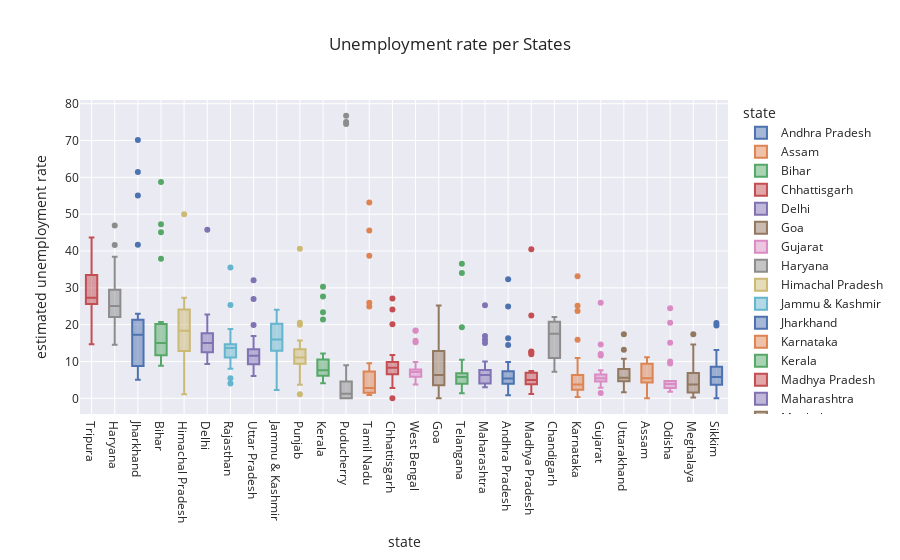

Notebook code for this chart:
### Code cell
#Boxplot of Unemployment rate per States
fig = px.box(df, x='state', y='estimated unemployment rate', color='state', title='Unemployment rate per States', template='seaborn')

# Updating the x-axis category order to be in descending total
fig.update_layout(xaxis={'categoryorder': 'total descending'})
fig.show()

### Figure 1 — Plotly figure (JSON) as saved in the notebook; plotly's stock layout.template omitted (floating-point values rounded to 4 significant figures)
{"data": [{"alignmentgroup": "True", "hovertemplate": "state=%{x}<br>estimated unemployment rate=%{y}<extra></extra>", "legendgroup": "Andhra Pradesh", "marker": {"color": "rgb(76,114,176)"}, "name": "Andhra Pradesh", "notched": false, "offsetgroup": "Andhra Pradesh", "orientation": "v", "showlegend": true, "type": "box", "x": ["Andhra Pradesh", "Andhra Pradesh", "Andhra Pradesh", "Andhra Pradesh", "Andhra Pradesh", "Andhra Pradesh", "Andhra Pradesh", "Andhra Pradesh", "Andhra Pradesh", "Andhra Pradesh", "Andhra Pradesh", "Andhra Pradesh", "Andhra Pradesh", "Andhra Pradesh", "Andhra Pradesh", "Andhra Pradesh", "Andhra Pradesh", "Andhra Pradesh", "Andhra Pradesh", "Andhra Pradesh", "Andhra Pradesh", "Andhra Pradesh", "Andhra Pradesh", "Andhra Pradesh", "Andhra Pradesh", "Andhra Pradesh", "Andhra Pradesh", "Andhra Pradesh"], "x0": " ", "xaxis": "x", "y": [3.65, 3.05, 3.75, 3.32, 5.17, 3.52, 4.12, 4.38, 4.84, 5.91, 4.06, 16.29, 14.46, 0.85, 6.09, 3.8, 5.64, 4.61, 6.01, 4.7, 7.54, 7.88, 7.11, 5.66, 9.88, 32.3, 24.91, 5.86], "y0": " ", "yaxis": "y"}, {"alignmentgroup": "True", "hovertemplate": "state=%{x}<br>estimated unemployment rate=%{y}<extra></extra>", "legendgroup": "Assam", "marker": {"color": "rgb(221,132,82)"}, "name": "Assam", "notched": false, "offsetgroup": "Assam", "orientation": "v", "showlegend": true, "type": "box", "x": ["Assam", "Assam", "Assam", "Assam", "Assam", "Assam", "Assam", "Assam", "Assam", "Assam", "Assam", "Assam", "Assam", "Assam", "Assam", "Assam", "Assam", "Assam", "Assam", "Assam", "Assam", "Assam", "Assam", "Assam", "Assam", "Assam"], "x0": " ", "xaxis": "x", "y": [4.29, 5.08, 4.26, 5.79, 4.46, 4.65, 4.66, 4.29, 3.26, 3.77, 9.38, 0, 7.87, 9.89, 3.21, 10.39, 9.26, 11.17, 6.31, 5.02, 7.24, 9.98, 10.34, 8.37, 10.77, 3.42], "y0": " ", "yaxis": "y"}, {"alignmentgroup": "True", "hovertemplate": "state=%{x}<br>estimated unemployment rate=%{y}<extra></extra>", "legendgroup": "Bihar", "marker": {"color": "rgb(85,168,104)"}, "name": "Bihar", "notched": false, "offsetgroup": "Bihar", "orientation": "v", "showlegend": true, "type": "box", "x": ["Bihar", "Bihar", "Bihar", "Bihar", "Bihar", "Bihar", "Bihar", "Bihar", "Bihar", "Bihar", "Bihar", "Bihar", "Bihar", "Bihar", "Bihar", "Bihar", "Bihar", "Bihar", "Bihar", "Bihar", "Bihar", "Bihar", "Bihar", "Bihar", "Bihar", "Bihar", "Bihar", "Bihar"], "x0": " ", "xaxis": "x", "y": [9.27, 10.2, 13.44, 11, 8.87, 12.47, 12.4, 10.16, 9.13, 9.61, 15.39, 45.09, 47.26, 20.49, 19.9, 13.29, 16.41, 17.66, 20.46, 14.06, 17.62, 14.91, 20.69, 15.11, 15.73, 58.77, 37.87, 12.45], "y0": " ", "yaxis": "y"}, {"alignmentgroup": "True", "hovertemplate": "state=%{x}<br>estimated unemployment rate=%{y}<extra></extra>", "legendgroup": "Chhattisgarh", "marker": {"color": "rgb(196,78,82)"}, "name": "Chhattisgarh", "notched": false, "offsetgroup": "Chhattisgarh", "orientation": "v", "showlegend": true, "type": "box", "x": ["Chhattisgarh", "Chhattisgarh", "Chhattisgarh", "Chhattisgarh", "Chhattisgarh", "Chhattisgarh", "Chhattisgarh", "Chhattisgarh", "Chhattisgarh", "Chhattisgarh", "Chhattisgarh", "Chhattisgarh", "Chhattisgarh", "Chhattisgarh", "Chhattisgarh", "Chhattisgarh", "Chhattisgarh", "Chhattisgarh", "Chhattisgarh", "Chhattisgarh", "Chhattisgarh", "Chhattisgarh", "Chhattisgarh", "Chhattisgarh", "Chhattisgarh", "Chhattisgarh", "Chhattisgarh", "Chhattisgarh"], "x0": " ", "xaxis": "x", "y": [9.82, 6.76, 4.54, 4.64, 8.33, 6.96, 2.77, 6.11, 9.89, 7.89, 7.31, 0, 7.64, 10.14, 9.77, 11.77, 8.17, 6.29, 9.46, 10.27, 8.32, 3.57, 9.01, 9.79, 8.21, 20.13, 24.1, 27.07], "y0": " ", "yaxis": "y"}, {"alignmentgroup": "True", "hovertemplate": "state=%{x}<br>estimated unemployment rate=%{y}<extra></extra>", "legendgroup": "Delhi", "marker": {"color": "rgb(129,114,179)"}, "name": "Delhi", "notched": false, "offsetgroup": "Delhi", "orientation": "v", "showlegend": true, "type": "box", "x": ["Delhi", "Delhi", "Delhi", "Delhi", "Delhi", "Delhi", "Delhi", "Delhi", "Delhi", "Delhi", "Delhi", "Delhi", "Delhi", "Delhi", "Delhi", "Delhi", "Delhi", "Delhi", "Delhi", "Delhi", "Delhi", "Delhi", "Delhi", "Delhi", "Delhi", "Delhi", "Delhi", "Delhi"], "x0": " ", "xaxis": "x", "y": [12.56, 9.33, 11.07, 17.18, 12.5, 15.84, 11.11, 16.97, 13.48, 13.81, 15.18, 20.69, 22.76, 21.14, 12.31, 12.76, 14.68, 13.52, 20.59, 12.41, 16.11, 11.07, 22.45, 14.86, 17.09, 16.51, 45.78, 18.11], "y0": " ", "yaxis": "y"}, {"alignmentgroup": "True", "hovertemplate": "state=%{x}<br>estimated unemployment rate=%{y}<extra></extra>", "legendgroup": "Goa", "marker": {"color": "rgb(147,120,96)"}, "name": "Goa", "notched": false, "offsetgroup": "Goa", "orientation": "v", "showlegend": true, "type": "box", "x": ["Goa", "Goa", "Goa", "Goa", "Goa", "Goa", "Goa", "Goa", "Goa", "Goa", "Goa", "Goa", "Goa", "Goa", "Goa", "Goa", "Goa", "Goa", "Goa", "Goa", "Goa", "Goa", "Goa", "Goa"], "x0": " ", "xaxis": "x", "y": [2.91, 5.45, 10.98, 1.98, 3.61, 7.21, 23.71, 3.54, 5.38, 0, 15.91, 20, 2.75, 13.33, 12.28, 4.9, 3.16, 12.31, 25.2, 16.22, 10.92, 4.31, 4.76, 11.76], "y0": " ", "yaxis": "y"}, {"alignmentgroup": "True", "hovertemplate": "state=%{x}<br>estimated unemployment rate=%{y}<extra></extra>", "legendgroup": "Gujarat", "marker": {"color": "rgb(218,139,195)"}, "name": "Gujarat", "notched": false, "offsetgroup": "Gujarat", "orientation": "v", "showlegend": true, "type": "box", "x": ["Gujarat", "Gujarat", "Gujarat", "Gujarat", "Gujarat", "Gujarat", "Gujarat", "Gujarat", "Gujarat", "Gujarat", "Gujarat", "Gujarat", "Gujarat", "Gujarat", "Gujarat", "Gujarat", "Gujarat", "Gujarat", "Gujarat", "Gujarat", "Gujarat", "Gujarat", "Gujarat", "Gujarat", "Gujarat", "Gujarat", "Gujarat", "Gujarat"], "x0": " ", "xaxis": "x", "y": [2.88, 4.77, 4.58, 3.7, 6.29, 4.91, 4.68, 3.46, 5.35, 6.64, 7.59, 12, 14.58, 1.41, 4.09, 6.31, 5.15, 4.2, 5.96, 5.45, 7.53, 5.71, 5.82, 6.04, 5.39, 25.94, 11.62, 4.54], "y0": " ", "yaxis": "y"}, {"alignmentgroup": "True", "hovertemplate": "state=%{x}<br>estimated unemployment rate=%{y}<extra></extra>", "legendgroup": "Haryana", "marker": {"color": "rgb(140,140,140)"}, "name": "Haryana", "notched": false, "offsetgroup": "Haryana", "orientation": "v", "showlegend": true, "type": "box", "x": ["Haryana", "Haryana", "Haryana", "Haryana", "Haryana", "Haryana", "Haryana", "Haryana", "Haryana", "Haryana", "Haryana", "Haryana", "Haryana", "Haryana", "Haryana", "Haryana", "Haryana", "Haryana", "Haryana", "Haryana", "Haryana", "Haryana", "Haryana", "Haryana", "Haryana", "Haryana", "Haryana", "Haryana"], "x0": " ", "xaxis": "x", "y": [14.54, 23.08, 16.22, 30.94, 16.36, 24.17, 16.59, 29.56, 16.21, 27.19, 23.92, 41.61, 34.22, 35.57, 24.67, 20.42, 25.45, 24.19, 26.84, 21.04, 27.06, 23.65, 27.24, 23.29, 27.14, 46.89, 38.46, 29.41], "y0": " ", "yaxis": "y"}, {"alignmentgroup": "True", "hovertemplate": "state=%{x}<br>estimated unemployment rate=%{y}<extra></extra>", "legendgroup": "Himachal Pradesh", "marker": {"color": "rgb(204,185,116)"}, "name": "Himachal Pradesh", "notched": false, "offsetgroup": "Himachal Pradesh", "orientation": "v", "showlegend": true, "type": "box", "x": ["Himachal Pradesh", "Himachal Pradesh", "Himachal Pradesh", "Himachal Pradesh", "Himachal Pradesh", "Himachal Pradesh", "Himachal Pradesh", "Himachal Pradesh", "Himachal Pradesh", "Himachal Pradesh", "Himachal Pradesh", "Himachal Pradesh", "Himachal Pradesh", "Himachal Pradesh", "Himachal Pradesh", "Himachal Pradesh", "Himachal Pradesh", "Himachal Pradesh", "Himachal Pradesh", "Himachal Pradesh", "Himachal Pradesh", "Himachal Pradesh", "Himachal Pradesh", "Himachal Pradesh", "Himachal Pradesh", "Himachal Pradesh", "Himachal Pradesh", "Himachal Pradesh"], "x0": " ", "xaxis": "x", "y": [13.68, 11.43, 20.59, 18.56, 15.98, 15.81, 22.86, 19.46, 16.67, 15.42, 17.71, 2.13, 25.64, 1.12, 10.88, 21.43, 21.51, 24.48, 12, 23.77, 27.27, 25.32, 18.15, 27.31, 26.44, 2.7, 50, 10.81], "y0": " ", "yaxis": "y"}, {"alignmentgroup": "True", "hovertemplate": "state=%{x}<br>estimated unemployment rate=%{y}<extra></extra>", "legendgroup": "Jammu & Kashmir", "marker": {"color": "rgb(100,181,205)"}, "name": "Jammu & Kashmir", "notched": false, "offsetgroup": "Jammu & Kashmir", "orientation": "v", "showlegend": true, "type": "box", "x": ["Jammu & Kashmir", "Jammu & Kashmir", "Jammu & Kashmir", "Jammu & Kashmir", "Jammu & Kashmir", "Jammu & Kashmir", "Jammu & Kashmir", "Jammu & Kashmir", "Jammu & Kashmir", "Jammu & Kashmir", "Jammu & Kashmir", "Jammu & Kashmir", "Jammu & Kashmir", "Jammu & Kashmir", "Jammu & Kashmir", "Jammu & Kashmir", "Jammu & Kashmir", "Jammu & Kashmir", "Jammu & Kashmir", "Jammu & Kashmir", "Jammu & Kashmir"], "x0": " ", "xaxis": "x", "y": [12.78, 12.09, 13.67, 11.32, 19.27, 14.73, 22.19, 21.23, 16, 2.22, 18.97, 23.04, 19.88, 21.55, 24.06, 14.29, 7.02, 18.54, 19.86, 14.29, 12.96], "y0": " ", "yaxis": "y"}, {"alignmentgroup": "True", "hovertemplate": "state=%{x}<br>estimated unemployment rate=%{y}<extra></extra>", "legendgroup": "Jharkhand", "marker": {"color": "rgb(76,114,176)"}, "name": "Jharkhand", "notched": false, "offsetgroup": "Jharkhand", "orientation": "v", "showlegend": true, "type": "box", "x": ["Jharkhand", "Jharkhand", "Jharkhand", "Jharkhand", "Jharkhand", "Jharkhand", "Jharkhand", "Jharkhand", "Jharkhand", "Jharkhand", "Jharkhand", "Jharkhand", "Jharkhand", "Jharkhand", "Jharkhand", "Jharkhand", "Jharkhand", "Jharkhand", "Jharkhand", "Jharkhand", "Jharkhand", "Jharkhand", "Jharkhand", "Jharkhand", "Jharkhand", "Jharkhand", "Jharkhand", "Jharkhand"], "x0": " ", "xaxis": "x", "y": [7.11, 8.46, 9.98, 12.06, 7.12, 6.57, 8.07, 15.15, 6.16, 9.06, 5.01, 41.72, 55.1, 21.53, 17.23, 20.51, 15.67, 20.25, 21.16, 19.05, 17.34, 22.01, 22.96, 19.67, 16.4, 61.48, 70.17, 19.38], "y0": " ", "yaxis": "y"}, {"alignmentgroup": "True", "hovertemplate": "state=%{x}<br>estimated unemployment rate=%{y}<extra></extra>", "legendgroup": "Karnataka", "marker": {"color": "rgb(221,132,82)"}, "name": "Karnataka", "notched": false, "offsetgroup": "Karnataka", "orientation": "v", "showlegend": true, "type": "box", "x": ["Karnataka", "Karnataka", "Karnataka", "Karnataka", "Karnataka", "Karnataka", "Karnataka", "Karnataka", "Karnataka", "Karnataka", "Karnataka", "Karnataka", "Karnataka", "Karnataka", "Karnataka", "Karnataka", "Karnataka", "Karnataka", "Karnataka", "Karnataka", "Karnataka", "Karnataka", "Karnataka", "Karnataka", "Karnataka", "Karnataka", "Karnataka", "Karnataka"], "x0": " ", "xaxis": "x", "y": [5.46, 5.98, 0.52, 0.37, 3.2, 7.13, 1.19, 0.41, 2.57, 4.11, 2.39, 33.17, 23.72, 10.92, 6.56, 5, 2.29, 1.27, 3.57, 3.87, 3.44, 1.56, 3.31, 2.88, 4.92, 25.12, 15.88, 6.12], "y0": " ", "yaxis": "y"}, {"alignmentgroup": "True", "hovertemplate": "state=%{x}<br>estimated unemployment rate=%{y}<extra></extra>", "legendgroup": "Kerala", "marker": {"color": "rgb(85,168,104)"}, "name": "Kerala", "notched": false, "offsetgroup": "Kerala", "orientation": "v", "showlegend": true, "type": "box", "x": ["Kerala", "Kerala", "Kerala", "Kerala", "Kerala", "Kerala", "Kerala", "Kerala", "Kerala", "Kerala", "Kerala", "Kerala", "Kerala", "Kerala", "Kerala", "Kerala", "Kerala", "Kerala", "Kerala", "Kerala", "Kerala", "Kerala", "Kerala", "Kerala", "Kerala", "Kerala", "Kerala", "Kerala"], "x0": " ", "xaxis": "x", "y": [6.63, 9, 4.95, 10.32, 5.35, 9.14, 5, 10.77, 4.11, 8.91, 8.85, 10.71, 23.38, 27.66, 6.11, 6.67, 7.58, 7.69, 5.52, 5.35, 6.71, 7.31, 6.65, 6.08, 9.14, 21.43, 30.28, 12.17], "y0": " ", "yaxis": "y"}, {"alignmentgroup": "True", "hovertemplate": "state=%{x}<br>estimated unemployment rate=%{y}<extra></extra>", "legendgroup": "Madhya Pradesh", "marker": {"color": "rgb(196,78,82)"}, "name": "Madhya Pradesh", "notched": false, "offsetgroup": "Madhya Pradesh", "orientation": "v", "showlegend": true, "type": "box", "x": ["Madhya Pradesh", "Madhya Pradesh", "Madhya Pradesh", "Madhya Pradesh", "Madhya Pradesh", "Madhya Pradesh", "Madhya Pradesh", "Madhya Pradesh", "Madhya Pradesh", "Madhya Pradesh", "Madhya Pradesh", "Madhya Pradesh", "Madhya Pradesh", "Madhya Pradesh", "Madhya Pradesh", "Madhya Pradesh", "Madhya Pradesh", "Madhya Pradesh", "Madhya Pradesh", "Madhya Pradesh", "Madhya Pradesh", "Madhya Pradesh", "Madhya Pradesh", "Madhya Pradesh", "Madhya Pradesh", "Madhya Pradesh", "Madhya Pradesh", "Madhya Pradesh"], "x0": " ", "xaxis": "x", "y": [3.63, 4.25, 3.92, 4.94, 3.08, 2.98, 2.72, 2.94, 3.66, 4.42, 1.19, 12.5, 22.46, 6.46, 3.91, 6.38, 7.38, 6.82, 7, 4.4, 6.06, 6.2, 5.17, 4.96, 4.8, 11.94, 40.49, 12.72], "y0": " ", "yaxis": "y"}, {"alignmentgroup": "True", "hovertemplate": "state=%{x}<br>estimated unemployment rate=%{y}<extra></extra>", "legendgroup": "Maharashtra", "marker": {"color": "rgb(129,114,179)"}, "name": "Maharashtra", "notched": false, "offsetgroup": "Maharashtra", "orientation": "v", "showlegend": true, "type": "box", "x": ["Maharashtra", "Maharashtra", "Maharashtra", "Maharashtra", "Maharashtra", "Maharashtra", "Maharashtra", "Maharashtra", "Maharashtra", "Maharashtra", "Maharashtra", "Maharashtra", "Maharashtra", "Maharashtra", "Maharashtra", "Maharashtra", "Maharashtra", "Maharashtra", "Maharashtra", "Maharashtra", "Maharashtra", "Maharashtra", "Maharashtra", "Maharashtra", "Maharashtra", "Maharashtra", "Maharashtra", "Maharashtra"], "x0": " ", "xaxis": "x", "y": [3.67, 4.34, 3.66, 3.76, 4.4, 3.81, 3.68, 3.03, 3.8, 4.24, 5.38, 25.28, 16.89, 9.4, 6.08, 6.46, 6.35, 7.57, 7.6, 7.51, 7.6, 7.83, 6.67, 5.34, 6.34, 14.99, 15.92, 10.01], "y0": " ", "yaxis": "y"}, {"alignmentgroup": "True", "hovertemplate": "state=%{x}<br>estimated unemployment rate=%{y}<extra></extra>", "legendgroup": "Meghalaya", "marker": {"color": "rgb(147,120,96)"}, "name": "Meghalaya", "notched": false, "offsetgroup": "Meghalaya", "orientation": "v", "showlegend": true, "type": "box", "x": ["Meghalaya", "Meghalaya", "Meghalaya", "Meghalaya", "Meghalaya", "Meghalaya", "Meghalaya", "Meghalaya", "Meghalaya", "Meghalaya", "Meghalaya", "Meghalaya", "Meghalaya", "Meghalaya", "Meghalaya", "Meghalaya", "Meghalaya", "Meghalaya", "Meghalaya", "Meghalaya", "Meghalaya", "Meghalaya", "Meghalaya", "Meghalaya", "Meghalaya", "Meghalaya", "Meghalaya"], "x0": " ", "xaxis": "x", "y": [3.16, 4.23, 1.03, 0.52, 0.24, 3.7, 1.5, 1.8, 0.97, 2.76, 1.28, 8.38, 3.73, 1.35, 8.4, 8.66, 4.43, 5.8, 5.3, 7.2, 3.02, 5.21, 4.76, 7.37, 2.8, 17.39, 14.58], "y0": " ", "yaxis": "y"}, {"alignmentgroup": "True", "hovertemplate": "state=%{x}<br>estimated unemployment rate=%{y}<extra></extra>", "legendgroup": "Odisha", "marker": {"color": "rgb(218,139,195)"}, "name": "Odisha", "notched": false, "offsetgroup": "Odisha", "orientation": "v", "showlegend": true, "type": "box", "x": ["Odisha", "Odisha", "Odisha", "Odisha", "Odisha", "Odisha", "Odisha", "Odisha", "Odisha", "Odisha", "Odisha", "Odisha", "Odisha", "Odisha", "Odisha", "Odisha", "Odisha", "Odisha", "Odisha", "Odisha", "Odisha", "Odisha", "Odisha", "Odisha", "Odisha", "Odisha", "Odisha", "Odisha"], "x0": " ", "xaxis": "x", "y": [4.17, 4.71, 3.31, 3.68, 4.31, 4.28, 4.72, 4.67, 1.81, 3.31, 15.09, 24.48, 9.45, 4.59, 2.95, 2.63, 1.78, 3.5, 3.78, 4.5, 2.23, 3.36, 2.28, 2.19, 3.96, 20.5, 10, 2.18], "y0": " ", "yaxis": "y"}, {"alignmentgroup": "True", "hovertemplate": "state=%{x}<br>estimated unemployment rate=%{y}<extra></extra>", "legendgroup": "Puducherry", "marker": {"color": "rgb(140,140,140)"}, "name": "Puducherry", "notched": false, "offsetgroup": "Puducherry", "orientation": "v", "showlegend": true, "type": "box", "x": ["Puducherry", "Puducherry", "Puducherry", "Puducherry", "Puducherry", "Puducherry", "Puducherry", "Puducherry", "Puducherry", "Puducherry", "Puducherry", "Puducherry", "Puducherry", "Puducherry", "Puducherry", "Puducherry", "Puducherry", "Puducherry", "Puducherry", "Puducherry", "Puducherry", "Puducherry", "Puducherry", "Puducherry", "Puducherry", "Puducherry"], "x0": " ", "xaxis": "x", "y": [0, 0, 0, 4.85, 0, 1.18, 0, 1.99, 0.58, 1.74, 2.31, 74.51, 1.25, 0, 0, 8.95, 1.22, 1.17, 1.37, 5.21, 0.57, 1.78, 0.62, 76.74, 75, 4.55], "y0": " ", "yaxis": "y"}, {"alignmentgroup": "True", "hovertemplate": "state=%{x}<br>estimated unemployment rate=%{y}<extra></extra>", "legendgroup": "Punjab", "marker": {"color": "rgb(204,185,116)"}, "name": "Punjab", "notched": false, "offsetgroup": "Punjab", "orientation": "v", "showlegend": true, "type": "box", "x": ["Punjab", "Punjab", "Punjab", "Punjab", "Punjab", "Punjab", "Punjab", "Punjab", "Punjab", "Punjab", "Punjab", "Punjab", "Punjab", "Punjab", "Punjab", "Punjab", "Punjab", "Punjab", "Punjab", "Punjab", "Punjab", "Punjab", "Punjab", "Punjab", "Punjab", "Punjab", "Punjab", "Punjab"], "x0": " ", "xaxis": "x", "y": [9.17, 12.21, 9.64, 6.69, 8.59, 12.56, 7.07, 6.13, 9.69, 10.41, 10.51, 3.69, 40.59, 20, 13.49, 13.17, 11.61, 11.99, 15.69, 13.75, 10.39, 11.97, 13.68, 11.99, 9.97, 1.13, 20.54, 10.55], "y0": " ", "yaxis": "y"}, {"alignmentgroup": "True", "hovertemplate": "state=%{x}<br>estimated unemployment rate=%{y}<extra></extra>", "legendgroup": "Rajasthan", "marker": {"color": "rgb(100,181,205)"}, "name": "Rajasthan", "notched": false, "offsetgroup": "Rajasthan", "orientation": "v", "showlegend": true, "type": "box", "x": ["Rajasthan", "Rajasthan", "Rajasthan", "Rajasthan", "Rajasthan", "Rajasthan", "Rajasthan", "Rajasthan", "Rajasthan", "Rajasthan", "Rajasthan", "Rajasthan", "Rajasthan", "Rajasthan", "Rajasthan", "Rajasthan", "Rajasthan", "Rajasthan", "Rajasthan", "Rajasthan", "Rajasthan", "Rajasthan", "Rajasthan", "Rajasthan", "Rajasthan", "Rajasthan", "Rajasthan", "Rajasthan"], "x0": " ", "xaxis": "x", "y": [4.03, 13.7, 9.7, 12.5, 5.45, 14.66, 10.47, 13.96, 8, 14.48, 9.47, 12.25, 10.45, 13.86, 13.62, 14.36, 11.67, 14.71, 12.63, 13.02, 14.3, 18.04, 18.82, 17.02, 18.54, 35.53, 25.35, 13.04], "y0": " ", "yaxis": "y"}, {"alignmentgroup": "True", "hovertemplate": "state=%{x}<br>estimated unemployment rate=%{y}<extra></extra>", "legendgroup": "Sikkim", "marker": {"color": "rgb(76,114,176)"}, "name": "Sikkim", "notched": false, "offsetgroup": "Sikkim", "orientation": "v", "showlegend": true, "type": "box", "x": ["Sikkim", "Sikkim", "Sikkim", "Sikkim", "Sikkim", "Sikkim", "Sikkim", "Sikkim", "Sikkim", "Sikkim", "Sikkim", "Sikkim", "Sikkim", "Sikkim", "Sikkim", "Sikkim", "Sikkim"], "x0": " ", "xaxis": "x", "y": [5.48, 13.11, 1, 0, 5.81, 8.2, 7.76, 2.56, 4.82, 4.81, 9.68, 4.04, 7.37, 20.45, 5.77, 19.75, 2.63], "y0": " ", "yaxis": "y"}, {"alignmentgroup": "True", "hovertemplate": "state=%{x}<br>estimated unemployment rate=%{y}<extra></extra>", "legendgroup": "Tamil Nadu", "marker": {"color": "rgb(221,132,82)"}, "name": "Tamil Nadu", "notched": false, "offsetgroup": "Tamil Nadu", "orientation": "v", "showlegend": true, "type": "box", "x": ["Tamil Nadu", "Tamil Nadu", "Tamil Nadu", "Tamil Nadu", "Tamil Nadu", "Tamil Nadu", "Tamil Nadu", "Tamil Nadu", "Tamil Nadu", "Tamil Nadu", "Tamil Nadu", "Tamil Nadu", "Tamil Nadu", "Tamil Nadu", "Tamil Nadu", "Tamil Nadu", "Tamil Nadu", "Tamil Nadu", "Tamil Nadu", "Tamil Nadu", "Tamil Nadu", "Tamil Nadu", "Tamil Nadu", "Tamil Nadu", "Tamil Nadu", "Tamil Nadu", "Tamil Nadu", "Tamil Nadu"], "x0": " ", "xaxis": "x", "y": [0.97, 0.92, 6.01, 2.91, 1.71, 1.46, 2.46, 3.73, 1.18, 1.17, 6.36, 53.19, 38.73, 2.06, 0.89, 1.56, 3.18, 9.53, 1.86, 1.13, 2.65, 8.05, 2.05, 3.31, 6.46, 45.55, 25.95, 24.93], "y0": " ", "yaxis": "y"}, {"alignmentgroup": "True", "hovertemplate": "state=%{x}<br>estimated unemployment rate=%{y}<extra></extra>", "legendgroup": "Telangana", "marker": {"color": "rgb(85,168,104)"}, "name": "Telangana", "notched": false, "offsetgroup": "Telangana", "orientation": "v", "showlegend": true, "type": "box", "x": ["Telangana", "Telangana", "Telangana", "Telangana", "Telangana", "Telangana", "Telangana", "Telangana", "Telangana", "Telangana", "Telangana", "Telangana", "Telangana", "Telangana", "Telangana", "Telangana", "Telangana", "Telangana", "Telangana", "Telangana", "Telangana", "Telangana", "Telangana", "Telangana", "Telangana", "Telangana", "Telangana", "Telangana"], "x0": " ", "xaxis": "x", "y": [2.23, 5.92, 2.45, 1.4, 5.49, 7.29, 6.47, 1.35, 5.02, 9.02, 5.63, 4.51, 34.01, 19.3, 1.52, 1.43, 3.73, 4.19, 6.19, 6.74, 5.23, 4.22, 6.49, 6.74, 6.1, 10.5, 36.57, 6.92], "y0": " ", "yaxis": "y"}, {"alignmentgroup": "True", "hovertemplate": "state=%{x}<br>estimated unemployment rate=%{y}<extra></extra>", "legendgroup": "Tripura", "marker": {"color": "rgb(196,78,82)"}, "name": "Tripura", "notched": false, "offsetgroup": "Tripura", "orientation": "v", "showlegend": true, "type": "box", "x": ["Tripura", "Tripura", "Tripura", "Tripura", "Tripura", "Tripura", "Tripura", "Tripura", "Tripura", "Tripura", "Tripura", "Tripura", "Tripura", "Tripura", "Tripura", "Tripura", "Tripura", "Tripura", "Tripura", "Tripura", "Tripura", "Tripura", "Tripura", "Tripura", "Tripura", "Tripura", "Tripura", "Tripura"], "x0": " ", "xaxis": "x", "y": [29.25, 26.64, 22.47, 25.49, 30.23, 27.54, 25.25, 26.53, 31.91, 26.22, 31.61, 43.64, 14.71, 18.84, 34.69, 25.59, 25.81, 33.45, 33.57, 26.67, 27.15, 33.48, 34.37, 33.88, 25.69, 34.88, 16.78, 27.47], "y0": " ", "yaxis": "y"}, {"alignmentgroup": "True", "hovertemplate": "state=%{x}<br>estimated unemployment rate=%{y}<extra></extra>", "legendgroup": "Uttar Pradesh", "marker": {"color": "rgb(129,114,179)"}, "name": "Uttar Pradesh", "notched": false, "offsetgroup": "Uttar Pradesh", "orientation": "v", "showlegend": true, "type": "box", "x": ["Uttar Pradesh", "Uttar Pradesh", "Uttar Pradesh", "Uttar Pradesh", "Uttar Pradesh", "Uttar Pradesh", "Uttar Pradesh", "Uttar Pradesh", "Uttar Pradesh", "Uttar Pradesh", "Uttar Pradesh", "Uttar Pradesh", "Uttar Pradesh", "Uttar Pradesh", "Uttar Pradesh", "Uttar Pradesh", "Uttar Pradesh", "Uttar Pradesh", "Uttar Pradesh", "Uttar Pradesh", "Uttar Pradesh", "Uttar Pradesh", "Uttar Pradesh", "Uttar Pradesh", "Uttar Pradesh", "Uttar Pradesh", "Uttar Pradesh", "Uttar Pradesh"], "x0": " ", "xaxis": "x", "y": [10.26, 11.13, 9.19, 11.47, 6.45, 10.18, 6.94, 8.43, 6.06, 8.12, 9.37, 19.92, 16.89, 8.51, 14.4, 11.62, 11.8, 14.73, 13.58, 10.35, 11.31, 12.37, 12.34, 11.65, 12.32, 26.94, 32.06, 13.05], "y0": " ", "yaxis": "y"}, {"alignmentgroup": "True", "hovertemplate": "state=%{x}<br>estimated unemployment rate=%{y}<extra></extra>", "legendgroup": "Uttarakhand", "marker": {"color": "rgb(147,120,96)"}, "name": "Uttarakhand", "notched": false, "offsetgroup": "Uttarakhand", "orientation": "v", "showlegend": true, "type": "box", "x": ["Uttarakhand", "Uttarakhand", "Uttarakhand", "Uttarakhand", "Uttarakhand", "Uttarakhand", "Uttarakhand", "Uttarakhand", "Uttarakhand", "Uttarakhand", "Uttarakhand", "Uttarakhand", "Uttarakhand", "Uttarakhand", "Uttarakhand", "Uttarakhand", "Uttarakhand", "Uttarakhand", "Uttarakhand", "Uttarakhand", "Uttarakhand", "Uttarakhand", "Uttarakhand", "Uttarakhand", "Uttarakhand", "Uttarakhand", "Uttarakhand"], "x0": " ", "xaxis": "x", "y": [1.63, 4.65, 5.74, 6.11, 3.47, 4.83, 5.56, 4.52, 4.17, 4.85, 3.66, 3.57, 10.71, 9.17, 4.69, 6.94, 7.43, 9.62, 4.72, 6.34, 7.39, 8.92, 5.28, 8.15, 13.18, 17.36, 5.08], "y0": " ", "yaxis": "y"}, {"alignmentgroup": "True", "hovertemplate": "state=%{x}<br>estimated unemployment rate=%{y}<extra></extra>", "legendgroup": "West Bengal", "marker": {"color": "rgb(218,139,195)"}, "name": "West Bengal", "notched": false, "offsetgroup": "West Bengal", "orientation": "v", "showlegend": true, "type": "box", "x": ["West Bengal", "West Bengal", "West Bengal", "West Bengal", "West Bengal", "West Bengal", "West Bengal", "West Bengal", "West Bengal", "West Bengal", "West Bengal", "West Bengal", "West Bengal", "West Bengal", "West Bengal", "West Bengal", "West Bengal", "West Bengal", "West Bengal", "West Bengal", "West Bengal", "West Bengal", "West Bengal", "West Bengal", "West Bengal", "West Bengal", "West Bengal", "West Bengal"], "x0": " ", "xaxis": "x", "y": [6.02, 5.85, 5.62, 5.58, 5.26, 6.78, 5.83, 5.79, 6.79, 3.78, 7.02, 18.32, 18.43, 4.94, 7.25, 7.38, 7.91, 7.27, 7.79, 7.83, 6.61, 7.24, 7.27, 7.55, 6.67, 15.63, 15.22, 9.86], "y0": " ", "yaxis": "y"}, {"alignmentgroup": "True", "hovertemplate": "state=%{x}<br>estimated unemployment rate=%{y}<extra></extra>", "legendgroup": "Chandigarh", "marker": {"color": "rgb(140,140,140)"}, "name": "Chandigarh", "notched": false, "offsetgroup": "Chandigarh", "orientation": "v", "showlegend": true, "type": "box", "x": ["Chandigarh", "Chandigarh", "Chandigarh", "Chandigarh", "Chandigarh", "Chandigarh", "Chandigarh", "Chandigarh", "Chandigarh", "Chandigarh", "Chandigarh", "Chandigarh"], "x0": " ", "xaxis": "x", "y": [18.35, 12.4, 21.8, 9.52, 20.14, 13.99, 22.05, 8.33, 20, 16.67, 21.43, 7.22], "y0": " ", "yaxis": "y"}], "layout": {"boxmode": "overlay", "legend": {"title": {"text": "state"}, "tracegroupgap": 0}, "title": {"text": "Unemployment rate per States"}, "xaxis": {"anchor": "y", "categoryarray": ["Andhra Pradesh", "Assam", "Bihar", "Chhattisgarh", "Delhi", "Goa", "Gujarat", "Haryana", "Himachal Pradesh", "Jammu & Kashmir", "Jharkhand", "Karnataka", "Kerala", "Madhya Pradesh", "Maharashtra", "Meghalaya", "Odisha", "Puducherry", "Punjab", "Rajasthan", "Sikkim", "Tamil Nadu", "Telangana", "Tripura", "Uttar Pradesh", "Uttarakhand", "West Bengal", "Chandigarh"], "categoryorder": "total descending", "domain": [0, 1], "title": {"text": "state"}}, "yaxis": {"anchor": "x", "domain": [0, 1], "title": {"text": "estimated unemployment rate"}}}}
